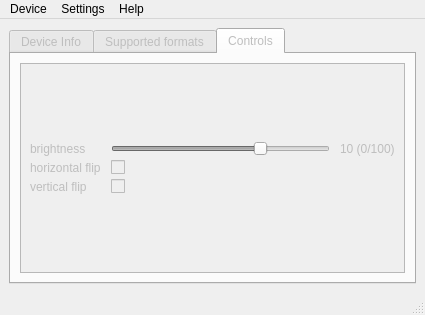
<?xml version="1.0" encoding="UTF-8"?>
<ui version="4.0">
 <class>MainWindow</class>
 <widget class="QMainWindow" name="MainWindow">
  <property name="geometry">
   <rect>
    <x>0</x>
    <y>0</y>
    <width>425</width>
    <height>315</height>
   </rect>
  </property>
  <property name="windowTitle">
   <string>V4L Control GUI</string>
  </property>
  <widget class="QWidget" name="centralwidget">
   <layout class="QGridLayout" name="gridLayout">
    <item row="0" column="0">
     <widget class="QTabWidget" name="tabWidget">
      <property name="enabled">
       <bool>false</bool>
      </property>
      <property name="currentIndex">
       <number>2</number>
      </property>
      <widget class="QWidget" name="info_tab">
       <property name="sizePolicy">
        <sizepolicy hsizetype="Expanding" vsizetype="Expanding">
         <horstretch>0</horstretch>
         <verstretch>0</verstretch>
        </sizepolicy>
       </property>
       <property name="autoFillBackground">
        <bool>false</bool>
       </property>
       <attribute name="title">
        <string>Device Info</string>
       </attribute>
       <layout class="QFormLayout" name="formLayout_2">
        <property name="fieldGrowthPolicy">
         <enum>QFormLayout::AllNonFixedFieldsGrow</enum>
        </property>
        <item row="0" column="1">
         <layout class="QFormLayout" name="formLayout">
          <property name="sizeConstraint">
           <enum>QLayout::SetMinimumSize</enum>
          </property>
          <property name="rowWrapPolicy">
           <enum>QFormLayout::WrapLongRows</enum>
          </property>
          <property name="horizontalSpacing">
           <number>5</number>
          </property>
          <property name="margin">
           <number>5</number>
          </property>
          <item row="0" column="0">
           <widget class="QLabel" name="label">
            <property name="text">
             <string>Device:</string>
            </property>
           </widget>
          </item>
          <item row="0" column="1">
           <widget class="QLabel" name="device_label">
            <property name="text">
             <string/>
            </property>
            <property name="wordWrap">
             <bool>true</bool>
            </property>
           </widget>
          </item>
          <item row="1" column="0">
           <widget class="QLabel" name="label_2">
            <property name="text">
             <string>Driver:</string>
            </property>
           </widget>
          </item>
          <item row="1" column="1">
           <widget class="QLabel" name="driver_label">
            <property name="text">
             <string/>
            </property>
            <property name="wordWrap">
             <bool>true</bool>
            </property>
           </widget>
          </item>
          <item row="2" column="0">
           <widget class="QLabel" name="label_4">
            <property name="text">
             <string>Card:</string>
            </property>
           </widget>
          </item>
          <item row="2" column="1">
           <widget class="QLabel" name="card_label">
            <property name="text">
             <string/>
            </property>
            <property name="wordWrap">
             <bool>true</bool>
            </property>
           </widget>
          </item>
          <item row="3" column="0">
           <widget class="QLabel" name="label_6">
            <property name="text">
             <string>Bus Info:</string>
            </property>
           </widget>
          </item>
          <item row="3" column="1">
           <widget class="QLabel" name="bus_info_label">
            <property name="text">
             <string/>
            </property>
            <property name="wordWrap">
             <bool>true</bool>
            </property>
           </widget>
          </item>
          <item row="4" column="0">
           <widget class="QLabel" name="label_8">
            <property name="text">
             <string>Capabilities:</string>
            </property>
           </widget>
          </item>
          <item row="4" column="1">
           <widget class="QLabel" name="capabilities_label">
            <property name="text">
             <string/>
            </property>
            <property name="scaledContents">
             <bool>false</bool>
            </property>
            <property name="wordWrap">
             <bool>true</bool>
            </property>
           </widget>
          </item>
         </layout>
        </item>
       </layout>
      </widget>
      <widget class="QWidget" name="formats_tab">
       <attribute name="title">
        <string>Supported formats</string>
       </attribute>
       <layout class="QVBoxLayout" name="verticalLayout_2">
        <item>
         <layout class="QVBoxLayout" name="verticalLayout">
          <item>
           <widget class="QTreeWidget" name="treeWidget">
            <column>
             <property name="text">
              <string/>
             </property>
            </column>
            <column>
             <property name="text">
              <string>Value</string>
             </property>
            </column>
            <item>
             <property name="text">
              <string>New Item</string>
             </property>
             <property name="text">
              <string/>
             </property>
             <item>
              <property name="text">
               <string>New Sub Item</string>
              </property>
              <property name="text">
               <string/>
              </property>
             </item>
            </item>
           </widget>
          </item>
         </layout>
        </item>
       </layout>
      </widget>
      <widget class="QWidget" name="controls_tab">
       <attribute name="title">
        <string>Controls</string>
       </attribute>
       <layout class="QVBoxLayout" name="verticalLayout_3">
        <item>
         <widget class="QScrollArea" name="scrollArea">
          <property name="widgetResizable">
           <bool>true</bool>
          </property>
          <widget class="QWidget" name="scrollAreaWidgetContents">
           <property name="geometry">
            <rect>
             <x>0</x>
             <y>0</y>
             <width>395</width>
             <height>222</height>
            </rect>
           </property>
           <layout class="QGridLayout" name="gridLayout_3">
            <item row="0" column="0">
             <layout class="QGridLayout" name="controlsGridLayout">
              <property name="horizontalSpacing">
               <number>10</number>
              </property>
              <property name="verticalSpacing">
               <number>4</number>
              </property>
              <item row="0" column="0">
               <widget class="QLabel" name="label_11">
                <property name="text">
                 <string>brightness</string>
                </property>
                <property name="wordWrap">
                 <bool>true</bool>
                </property>
               </widget>
              </item>
              <item row="0" column="1">
               <widget class="QSlider" name="horizontalSlider">
                <property name="minimum">
                 <number>4</number>
                </property>
                <property name="maximum">
                 <number>70</number>
                </property>
                <property name="singleStep">
                 <number>2</number>
                </property>
                <property name="value">
                 <number>50</number>
                </property>
                <property name="orientation">
                 <enum>Qt::Horizontal</enum>
                </property>
               </widget>
              </item>
              <item row="0" column="2">
               <widget class="QLabel" name="label_10">
                <property name="text">
                 <string>10 (0/100)</string>
                </property>
               </widget>
              </item>
              <item row="1" column="0">
               <widget class="QLabel" name="label_12">
                <property name="text">
                 <string>horizontal flip</string>
                </property>
                <property name="wordWrap">
                 <bool>true</bool>
                </property>
               </widget>
              </item>
              <item row="1" column="1">
               <widget class="QCheckBox" name="checkBox">
                <property name="text">
                 <string/>
                </property>
               </widget>
              </item>
              <item row="2" column="0">
               <widget class="QLabel" name="label_13">
                <property name="text">
                 <string>vertical flip</string>
                </property>
                <property name="wordWrap">
                 <bool>true</bool>
                </property>
               </widget>
              </item>
              <item row="2" column="1">
               <widget class="QCheckBox" name="checkBox_2">
                <property name="text">
                 <string/>
                </property>
               </widget>
              </item>
             </layout>
            </item>
           </layout>
          </widget>
         </widget>
        </item>
       </layout>
      </widget>
     </widget>
    </item>
   </layout>
  </widget>
  <widget class="QMenuBar" name="menubar">
   <property name="geometry">
    <rect>
     <x>0</x>
     <y>0</y>
     <width>425</width>
     <height>21</height>
    </rect>
   </property>
   <widget class="QMenu" name="menuHelp">
    <property name="title">
     <string>Help</string>
    </property>
    <addaction name="actionAboutApp"/>
    <addaction name="actionAboutQT"/>
   </widget>
   <widget class="QMenu" name="menuDevice">
    <property name="title">
     <string>Device</string>
    </property>
    <addaction name="actionOpen"/>
    <addaction name="actionClose"/>
    <addaction name="separator"/>
    <addaction name="actionExit"/>
   </widget>
   <widget class="QMenu" name="menuSetings">
    <property name="title">
     <string>Settings</string>
    </property>
    <addaction name="actionRefresh"/>
    <addaction name="actionRefreshAutomaticaly"/>
   </widget>
   <addaction name="menuDevice"/>
   <addaction name="menuSetings"/>
   <addaction name="menuHelp"/>
  </widget>
  <widget class="QStatusBar" name="statusbar"/>
  <action name="actionAboutApp">
   <property name="text">
    <string>About Application</string>
   </property>
  </action>
  <action name="actionAboutQT">
   <property name="text">
    <string>About QT</string>
   </property>
  </action>
  <action name="actionOpen">
   <property name="text">
    <string>Open Device</string>
   </property>
  </action>
  <action name="actionExit">
   <property name="text">
    <string>Exit</string>
   </property>
  </action>
  <action name="actionRefreshAutomaticaly">
   <property name="checkable">
    <bool>true</bool>
   </property>
   <property name="checked">
    <bool>true</bool>
   </property>
   <property name="text">
    <string>Refresh Automaticaly</string>
   </property>
  </action>
  <action name="actionRefresh">
   <property name="text">
    <string>Refresh</string>
   </property>
  </action>
  <action name="actionClose">
   <property name="text">
    <string>Close Device</string>
   </property>
  </action>
 </widget>
 <tabstops>
  <tabstop>tabWidget</tabstop>
 </tabstops>
 <resources/>
 <connections/>
</ui>
